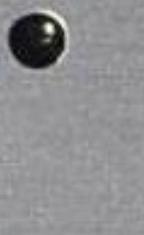
#> input picture project/data/raw/character/355_0_1.jpg, 144 x 235 px
$ python -i augmentation.py   (imports and definitions only)
#> lines starting #> are read from the running program, lines starting #| are printed output that depends on the picture; after the words box and inside, x2 and y2 are one past the last pixel; in counts of white or black regions, pixels touching at a corner belong together
#> further down, picture is the input picture: shape (235, 144, 3); mean B, G, R 144.1, 142.2, 142.3
"""
Data augmentation module for Braille character images.

This module provides functions to augment Braille character images by applying
various transformations to simulate different real-world conditions, including:
- Changing dot and background grayscale values
- Inverting colors
- Adding noise
- Varying contrast and brightness
- Applying realistic lighting effects
- Adding blur to simulate focus issues
- Applying perspective transformations
"""

import cv2
import numpy as np
from pathlib import Path
from typing import List, Tuple
import random
from tqdm import tqdm
import click


# [92 lines left out: functions invert_colors, change_dot_color, add_noise, adjust_contrast_brightness, not called in this run]


def simulate_lighting(
    image: np.ndarray,
    direction: Tuple[float, float, float] = (0, 0, 1),
    intensity: float = 0.5,
) -> np.ndarray:
    """
    Simulate directional lighting effect on Braille dots.

    Args:
        image: Input image (grayscale or color)
        direction: 3D vector indicating light direction
        intensity: Lighting intensity factor

    Returns:
        Image with simulated lighting
    """
#> called with direction = (0.516, -0.159, 0.259), intensity = 0.507
    # Normalize direction vector
    direction = np.array(direction)
    direction = direction / np.linalg.norm(direction)

    # Create a 2D gradient based on light direction
    y, x = np.mgrid[0 : image.shape[0], 0 : image.shape[1]]
    x_norm = x / image.shape[1] - 0.5
    y_norm = y / image.shape[0] - 0.5

    # Compute lighting effect (simplified model)
    light_effect = (
        x_norm * direction[0] + y_norm * direction[1] + direction[2]
    ) * intensity
    light_effect = np.clip(light_effect, 0, 1)

    # Convert to uint8
    light_map = (light_effect * 255).astype(np.uint8)

    # Apply lighting effect only to dots (not background)
    if len(image.shape) == 3:
        gray = cv2.cvtColor(image, cv2.COLOR_BGR2GRAY)
    else:
        gray = image.copy()

    _, thresh = cv2.threshold(gray, 127, 255, cv2.THRESH_BINARY)
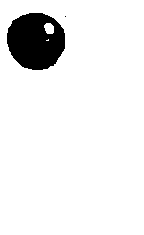
#> thresh: shape (235, 144); 92.5% white; 2 black regions (1 under 20 px), largest, box (x1, y1, x2, y2) and area: (7, 13, 65, 70) 2540

    # Create result image
    result = image.copy()

    # Apply lighting to dots
    if len(image.shape) == 3:
        for i in range(3):
            result[:, :, i] = np.where(
                thresh == 255,
                np.minimum(result[:, :, i] + light_map, 255),
                result[:, :, i],
            )
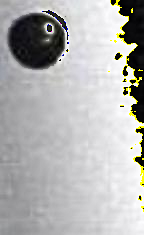
#> result: shape (235, 144, 3); mean B, G, R 176.7, 178, 178
    else:
        result = np.where(thresh == 255, np.minimum(result + light_map, 255), result)

    return result


# [59 lines left out: functions apply_blur, apply_perspective_transform, not called in this run]


def augment_image(image: np.ndarray, augmentation_type: str = "random") -> np.ndarray:
    """
    Apply augmentation to a single image based on specified type.

    Args:
        image: Input image
        augmentation_type: Type of augmentation to apply. Options include:
            - "invert": Invert colors
            - "light_dots": White dots on black background
            - "gray_dots": Gray dots on black background
            - "colored_dots": Randomly colored dots
            - "noise": Add random noise
            - "contrast": Adjust contrast and brightness
            - "lighting": Simulate directional lighting
            - "blur": Apply Gaussian blur
            - "perspective": Apply perspective transformation
            - "random": Randomly choose one of the above

    Returns:
        Augmented image
    """
    if augmentation_type == "random":
        # Choose random augmentation
        augmentation_type = random.choice(
            [
                "invert",
                "light_dots",
                "gray_dots",
                "colored_dots",
                "noise",
                "contrast",
                "lighting",
                "blur",
                "perspective",
            ]
        )

    # Apply selected augmentation
    if augmentation_type == "invert":
        return invert_colors(image)

    elif augmentation_type == "light_dots":
        # White dots on black background
        return change_dot_color(image, 255, 0)

    elif augmentation_type == "gray_dots":
        # Gray dots on black background
        gray_value = random.randint(100, 200)
        return change_dot_color(image, gray_value, 0)

    elif augmentation_type == "colored_dots":
        # Different grayscale values for dots and background
        dot_color = random.randint(100, 255)
        bg_color = random.randint(0, 50)
        return change_dot_color(image, dot_color, bg_color)

    elif augmentation_type == "noise":
        # Add random noise
        noise_level = random.uniform(0.01, 0.1)
        return add_noise(image, noise_level)

    elif augmentation_type == "contrast":
        # Adjust contrast and brightness
        contrast = random.uniform(0.7, 1.5)
        brightness = random.randint(-30, 30)
        return adjust_contrast_brightness(image, contrast, brightness)

    elif augmentation_type == "lighting":
        # Simulate directional lighting
        direction = (random.uniform(-1, 1), random.uniform(-1, 1), random.uniform(0, 1))
        intensity = random.uniform(0.2, 0.8)
        return simulate_lighting(image, direction, intensity)

    elif augmentation_type == "blur":
        # Apply blur
        kernel_size = random.choice([3, 5])
        return apply_blur(image, kernel_size)

    elif augmentation_type == "perspective":
        # Apply perspective transform
        strength = random.uniform(0.05, 0.15)
        return apply_perspective_transform(image, strength)

    else:
        # No augmentation
        return image


# [85 lines left out: functions augment_dataset, main, not called in this run]


# [2 lines not run here, left out]

>>> import cv2
>>> picture = cv2.imread('../../data/raw/character/355_0_1.jpg')
>>> result = augment_image(picture)
